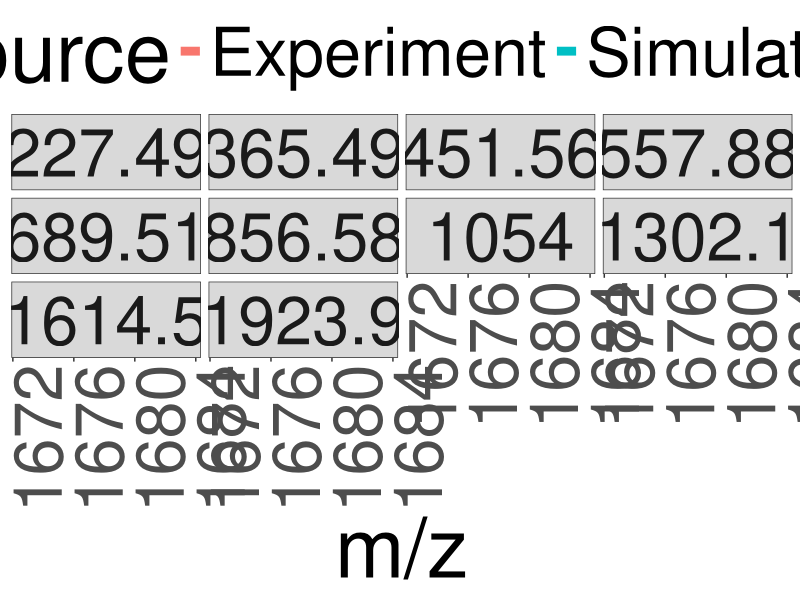

Here is the R script that generated this plot:
# Code to graph best-sim-results-2024-12-11.txt 

library(tidyverse) 
library(grDevices) 
coldata <- read.table('best-sim-results-2024-12-11.txt', header = TRUE)%>% 
  mutate(Time = as.factor(signif(Time, digits = 5)), 
  Source = as.factor(Source)) 
simplot <- ggplot(coldata, aes(x = mz, y = Intensity, color = Source)) + 
  geom_line(size = 3) + 
  facet_wrap(~ Time) + 
  theme_bw() + 
  theme(axis.title.y = element_blank(), 
        axis.ticks.y = element_blank(), 
        axis.text.y = element_blank(), 
        axis.text.x = element_text(angle = 90), 
        panel.grid = element_blank(), 
        legend.position = 'top', 
        text = element_text(size = 60) 
  ) + 
  xlab('m/z') 
png('graphsim.png', width = 3840, height = 2160) 
simplot 
dev.off() 
